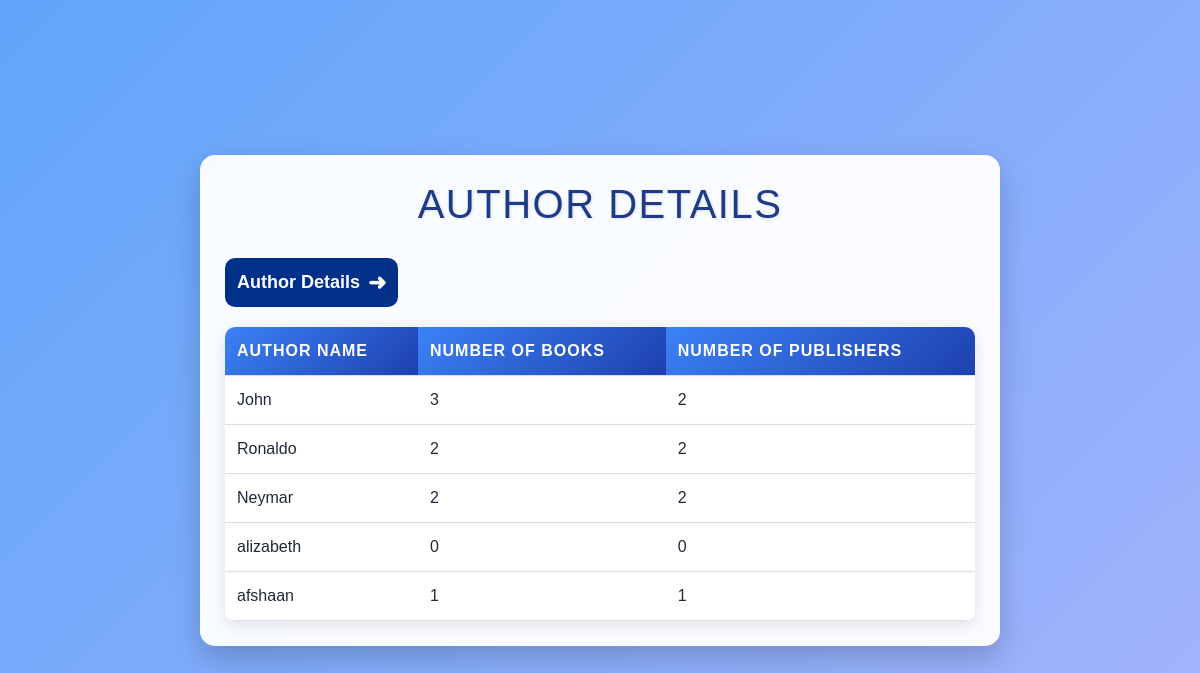
Screenshot of /auth_details/ with the database file from the repository.
### novel/models.py (models this page shows, shortened)
class Author(models.Model):
    salutation = models.CharField(max_length=10)
    first_name = models.CharField(max_length=50)
    last_name = models.CharField(max_length=50)
    email = models.EmailField(max_length=50)
    bio = models.TextField(max_length=500, null=True, blank=True)  # Author ki details
    birth_date = models.DateField(null=True, blank=True)  # DOB
    profile_picture = models.ImageField(upload_to='author_pics/', null=True, blank=True)  # Author ki photo

### novel/views.py (the view)
# urls.py: path('auth_details/',views.auth_details,name='auth_det'),
def auth_details(request):
    all_auth=Author.objects.all()
    author_details=[]
    for i in all_auth:
        author_name=i.first_name
        print(i.first_name)
        auth_book=Book.objects.filter(author_id=i.id)
        print(f"author ke books",auth_book)
        pub_auth_book=Book.objects.filter(author_id=i.id).values('publisher_id').distinct()
        print(f" kya aaya hai pub auth book mein ",pub_auth_book)
        no_of_auth_books=len(auth_book)
        print(no_of_auth_books)
        no_of_pub_books=len(pub_auth_book)
        print(no_of_pub_books)
        author_details.append({
            'n_publishers':no_of_pub_books,
             'n_authors':no_of_auth_books,
             'auth_names':author_name
        })
        context={
            'authors':author_details,
        }
    return render(request,'auth_details.html',context)

### templates/auth_details.html (shortened to what this page needs)
{% extends 'base.html' %}
{% block content %}
<!DOCTYPE html>
<html lang="en">
<head>
</head>
<body>
    <div class="container">
        <h1>Author Details</h1>
            <a href="{% url 'filtered' %}" style="text-decoration: none;">
    <div style="display: inline-flex; align-items: center; padding: 8px 12px; border-radius: 10px; background-color: #003087; font-size: 18px; cursor: pointer; transition: all 0.3s ease; color: white;"
         onmouseover="this.children[1].style.transform='translateX(5px)'"
         onmouseout="this.children[1].style.transform='translateX(0)'">
        <p style="margin: 0; color: white; font-weight: bold;">Author Details</p>
        <span style="margin-left: 8px; transition: transform 0.3s ease; font-size: 22px; font-weight: bold; color: white;">➜</span>
    </div>
</a>
        <table>
            <tr>
                <th>Author Name</th>
                <th>Number of Books</th>
                <th>Number of Publishers</th>
            </tr>
            {% for author in authors %}
            <tr>
                <td>{{ author.auth_names }}</td>
                <td>{{ author.n_authors }}</td>
                <td>{{ author.n_publishers }}</td>
            </tr>
            {% endfor %}
        </table>
    </div>
</body>
</html>
{% endblock %}

### templates/auth_details.html (style rules this page uses)
body { margin: 0; padding: 0; font-family: 'Poppins', Arial, sans-serif; background: linear-gradient(135deg, #60a5fa, #a5b4fc); min-height: 100vh; display: flex; justify-content: center; align-items: center; padding: 20px; box-sizing: border-box; animation: backgroundFade 1.5s ease-in-out; }
.container { max-width: 800px; width: 90%; background: rgba(255, 255, 255, 0.95); border-radius: 15px; box-shadow: 0 12px 30px rgba(0, 0, 0, 0.2); padding: 25px; margin: 20px auto; opacity: 0; transform: translateY(40px); animation: slideIn 1s ease-in-out forwards 0.3s; }
h1 { text-align: center; color: #1e3a8a; font-size: 2.5em; margin-bottom: 30px; text-transform: uppercase; letter-spacing: 1.5px; text-shadow: 1px 1px 3px rgba(0, 0, 0, 0.1); animation: fadeInText 1.2s ease-in-out; }
table { width: 100%; border-collapse: collapse; margin-top: 20px; background: #ffffff; border-radius: 10px; overflow: hidden; box-shadow: 0 4px 15px rgba(0, 0, 0, 0.1); }
th, td { padding: 12px; text-align: left; border-bottom: 1px solid #e5e7eb; font-size: 1em; color: #1f2937; }
th { background: linear-gradient(135deg, #3b82f6, #1e40af); color: white; text-transform: uppercase; letter-spacing: 1px; font-weight: 600; }
tr { transition: transform 0.3s ease, box-shadow 0.3s ease; opacity: 0; transform: translateX(-20px); animation: rowSlideIn 0.5s ease-in-out forwards; box-shadow: 0 2px 5px rgba(0, 0, 0, 0.05); }
tr:nth-child(1) { animation-delay: 0.5s; }
tr:nth-child(2) { animation-delay: 0.6s; }
tr:nth-child(3) { animation-delay: 0.7s; }
tr:nth-child(4) { animation-delay: 0.8s; }
tr:nth-child(5) { animation-delay: 0.9s; }

### rows the page displays
Author: auth_names "John"
Author: auth_names "Ronaldo"
Author: auth_names "Neymar"
Author: auth_names "alizabeth"
Author: auth_names "afshaan"

### other values shown
{{ author.n_authors }} "3" "2" "2" "0" "1"
{{ author.n_publishers }} "2" "2" "2" "0" "1"
